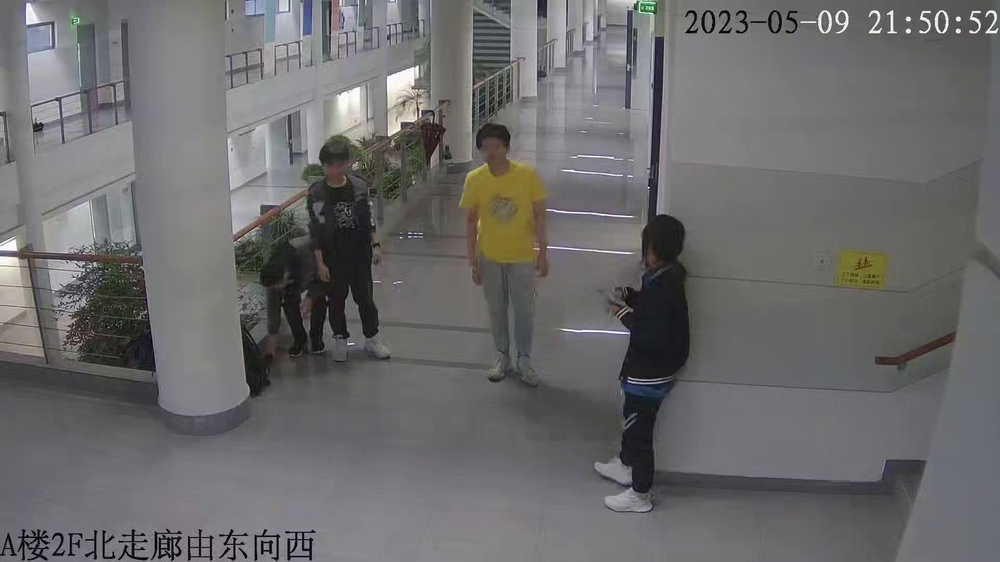
#> input picture tools/frame_difference/pictures/indoor_bright/000000.jpg, 1000 x 562 px, shrunk from 1920 x 1080 before the run
$ python frame_difference.py
#> lines starting #> are read from the running program, lines starting #| are printed output that depends on the picture
# -*- coding: utf-8 -*-#
# -------------------------------------------------------------------------------
# Name:         frame_difference.py
# Description:  计算两帧图像之间的差值
# Author:       Lv
# Date:         2023/6/27
# -------------------------------------------------------------------------------

import cv2
import numpy as np

frame1_dir = './pictures/indoor_bright/000000.jpg'
frame2_dir = './pictures/indoor_bright/000001.jpg'

# 读取视频帧
frame1 = cv2.imread(frame1_dir)
#> frame1 is the input picture: shape (562, 1000, 3); mean B, G, R 107.5, 106.9, 107.7
frame2 = cv2.imread(frame2_dir)
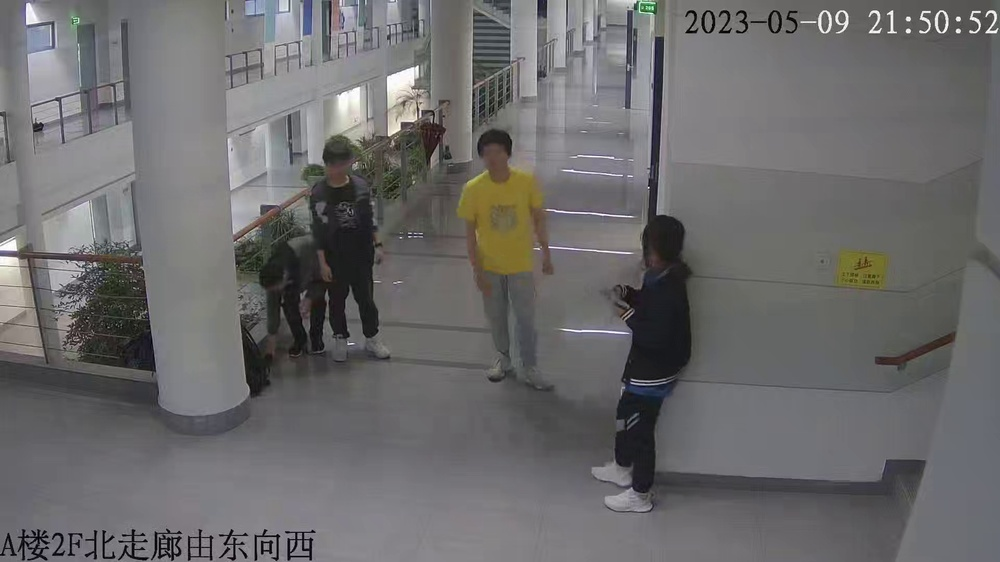
#> input picture tools/frame_difference/pictures/indoor_bright/000001.jpg, 1000 x 562 px, shrunk from 1920 x 1080 before the run
#> frame2 is the input picture: shape (562, 1000, 3); mean B, G, R 107.5, 106.9, 107.8

# 将图像帧转换为灰度图像
gray1 = cv2.cvtColor(frame1, cv2.COLOR_BGR2GRAY)
gray2 = cv2.cvtColor(frame2, cv2.COLOR_BGR2GRAY)

# 计算两个灰度图像的差值
diff = cv2.absdiff(gray1, gray2)
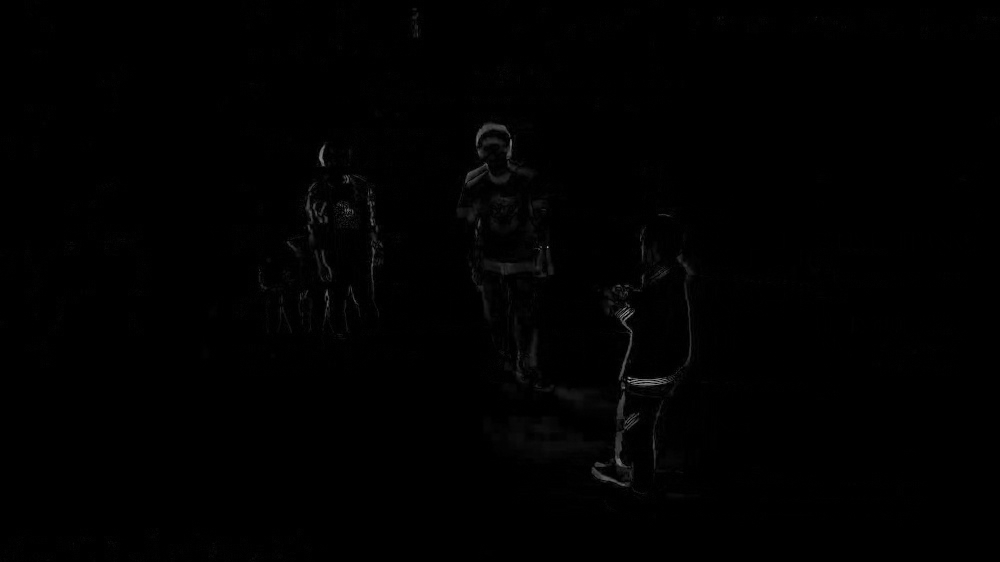
#> diff: shape (562, 1000); min 0, max 158, mean 1

# 设置高斯核的大小与标准差
kernel_size = (5, 5)
sigma = 0

diff_gaussian = cv2.GaussianBlur(diff, kernel_size, sigma)

# 创建一个新窗口
cv2.namedWindow('Images', cv2.WINDOW_NORMAL)
# 显示差值图像
cv2.imshow('Images', np.hstack((diff, diff_gaussian)))
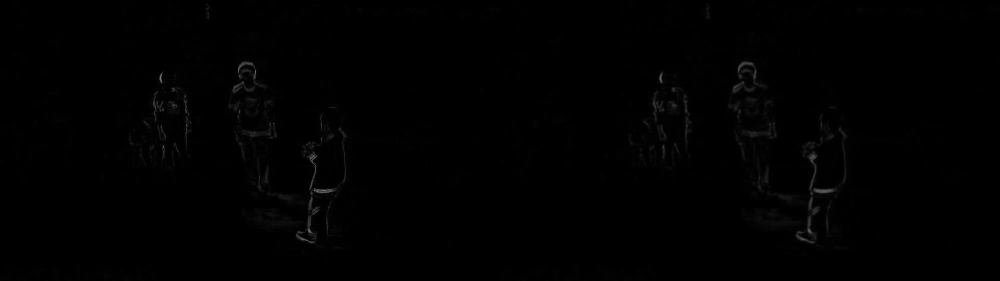
#> window 'Images': shape (562, 2000) (shown at 1/2 size); min 0, max 158, mean 1
cv2.waitKey(0)
cv2.destroyAllWindows()
